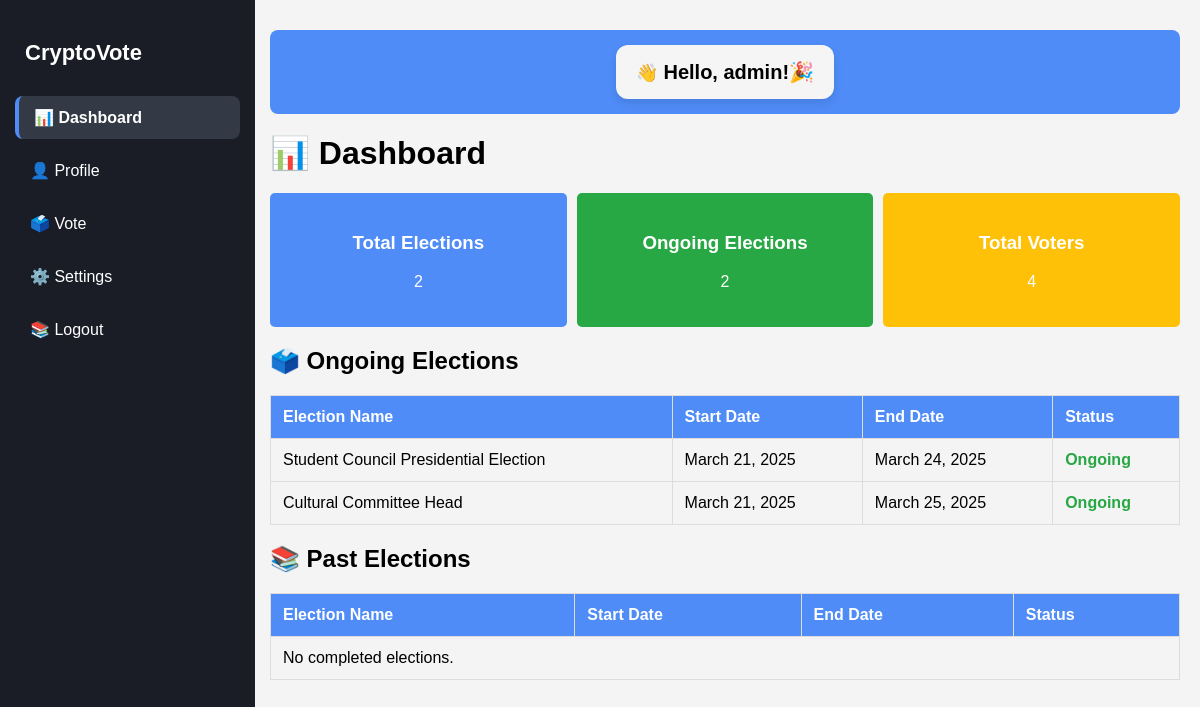
The app's page /dashboard/ (signed in) with its own data.
### main/models.py (models this page shows, shortened)
class Election(models.Model):
    title = models.CharField(max_length=200)
    description = models.TextField(blank=True)
    start_date = models.DateTimeField()
    end_date = models.DateTimeField()
    is_active = models.BooleanField(default=True)

### main/views.py (the view)
# urls.py: path('dashboard/', dashboard, name='dashboard'),
@login_required
def dashboard(request):
    now = timezone.now()
    total_elections = Election.objects.count()
    ongoing_elections = Election.objects.filter(start_date__lte=now, end_date__gte=now)
    completed_elections = Election.objects.filter(end_date__lt=now)
    total_voters = Profile.objects.count()
    if request.user.is_authenticated:
        username = request.user.username
    else:
        username = "Guest"  # Default if no user is logged in
    context = {
        "total_elections": total_elections,
        "ongoing_elections": ongoing_elections,
        "completed_elections": completed_elections,
        "total_voters": total_voters,
        "username": username,  # Pass username to the template
        "active_page": "dashboard",  # Mark dashboard as active in sidebar
    }
    return render(request, "dashboard.html", context)

### templates/dashboard.html (shortened to what this page needs)
{% load static %}
<!DOCTYPE html>
<html>
  <head>
  </head>
  <body>
    <div class="main-container">
      <div class="sidebar">
        <h2><strong>CryptoVote</strong></h2>
        <ul>
          <li>
            <a
              href="{% url 'dashboard' %}"
              class="{% if active_page == 'dashboard' %}active{% endif %}"
              >📊 Dashboard</a
            >
          </li>
          <li>
            <a
              href="{% url 'profile' %}"
              class="{% if active_page == 'profile' %}active{% endif %}"
              >👤 Profile</a
            >
          </li>
          <li>
            <a
              href="{% url 'vote' %}"
              class="{% if active_page == 'vote' %}active{% endif %}"
              >🗳️ Vote</a
            >
          </li>
          <li>
            <a
              href="{% url 'settings' %}"
              class="{% if active_page == 'settings' %}active{% endif %}"
              >⚙️ Settings</a
            >
          </li>
          <li>
            <a href="{% url 'logout' %}">📚 Logout</a>
          </li>
        </ul>
      </div>
      <div class="content">
        <div class="user-greeting">
          <div class="greeting-box">
            👋 <strong>Hello, {{ username }}!🎉</strong>
          </div>
        </div>
        <h1>📊 Dashboard</h1>
        <div class="stats-container">
          <div class="stat-box blue">
            <h3>Total Elections</h3>
            <p>{{ total_elections }}</p>
          </div>
          <div class="stat-box green">
            <h3>Ongoing Elections</h3>
            <p>{{ ongoing_elections.count }}</p>
          </div>
          <div class="stat-box yellow">
            <h3>Total Voters</h3>
            <p>{{ total_voters }}</p>
          </div>
        </div>
        <h2>🗳️ Ongoing Elections</h2>
        <table>
          <thead>
            <tr>
              <th>Election Name</th>
              <th>Start Date</th>
              <th>End Date</th>
              <th>Status</th>
            </tr>
          </thead>
          <tbody>
            {% for election in ongoing_elections %}
            <tr>
              <td>{{ election.title }}</td>
              <td>{{ election.start_date|date:"F d, Y" }}</td>
              <td>{{ election.end_date|date:"F d, Y" }}</td>
              <td><span class="status-active">Ongoing</span></td>
            </tr>
            {% empty %}
            <tr>
              <td colspan="4">No ongoing elections.</td>
            </tr>
            {% endfor %}
          </tbody>
        </table>
        <h2>📚 Past Elections</h2>
        <table>
          <thead>
            <tr>
              <th>Election Name</th>
              <th>Start Date</th>
              <th>End Date</th>
              <th>Status</th>
            </tr>
          </thead>
          <tbody>
            {% for election in completed_elections %}
            <tr>
              <td>{{ election.title }}</td>
              <td>{{ election.start_date|date:"F d, Y" }}</td>
              <td>{{ election.end_date|date:"F d, Y" }}</td>
              <td><span class="status-completed">Completed</span></td>
            </tr>
            {% empty %}
            <tr>
              <td colspan="4">No completed elections.</td>
            </tr>
            {% endfor %}
          </tbody>
        </table>
      </div>
    </div>
  </body>
</html>

### templates/dashboard.html (style rules this page uses)
body { margin: 0; padding: 0; display: flex; flex-direction: column; font-family: "Arial", sans-serif; background-color: #f4f4f4; height: 100vh; }
.main-container { display: flex; flex-grow: 1; width: 100%; }
.sidebar { width: 225px; background-color: #1a1d26; color: #fff; display: flex; flex-direction: column; justify-content: flex-start; padding: 20px 15px; position: fixed; height: 100vh; z-index: 10; }
.sidebar h2 { text-align: left; margin-bottom: 20px; padding-left: 10px; font-size: 22px; }
.sidebar ul { list-style-type: none; padding-left: 0; margin-top: 10px; }
.sidebar ul li { margin-bottom: 10px; }
.sidebar ul li a { text-decoration: none; color: #fff; display: block; padding: 12px 15px; border-radius: 8px; font-size: 16px; transition: background 0.3s, padding-left 0.2s; }
.sidebar ul li a.active { background-color: #333945; border-left: 4px solid #4f8cf7; border-radius: 8px; font-weight: bold; color: #fff; }
.content { margin-left: 250px; flex-grow: 1; padding: 20px; background-color: #f4f4f4; overflow-y: auto; }
.user-greeting { background-color: #4f8cf7; padding: 15px 20px; border-radius: 8px; color: #fff; font-size: 18px; margin-bottom: 20px; display: inline-block; }
h1, h2 { margin-top: 20px; }
.stats-container { display: flex; justify-content: space-between; margin-top: 20px; gap: 10px; }
.stat-box { flex: 1; padding: 20px; border-radius: 5px; color: #fff; text-align: center; }
.stat-box.blue { background-color: #4f8cf7; }
.stat-box.green { background-color: #28a745; }
.stat-box.yellow { background-color: #ffc107; }
table { width: 100%; border-collapse: collapse; margin-top: 20px; }
table th, table td { padding: 12px; border: 1px solid #ddd; text-align: left; }
table th { background-color: #4f8cf7; color: white; }
.status-active { color: #28a745; font-weight: bold; }
.user-greeting { margin-top: 10px; margin-bottom: 20px; display: flex; justify-content: center; }
.greeting-box { background: whitesmoke; padding: 15px 20px; border-radius: 12px; color: black; box-shadow: 0 4px 8px rgba(0, 0, 0, 0.1); max-width: 400px; text-align: left; }
.greeting-box strong { font-size: 20px; }

### records on screen
Election: title "Student Council Presidential Election", start_date "March 21, 2025", end_date "March 24, 2025"
Election: title "Cultural Committee Head", start_date "March 21, 2025", end_date "March 25, 2025"

### other values on screen
{{ username }} "admin"
{{ total_elections }} "2"
{{ ongoing_elections.count }} "2"
{{ total_voters }} "4"
